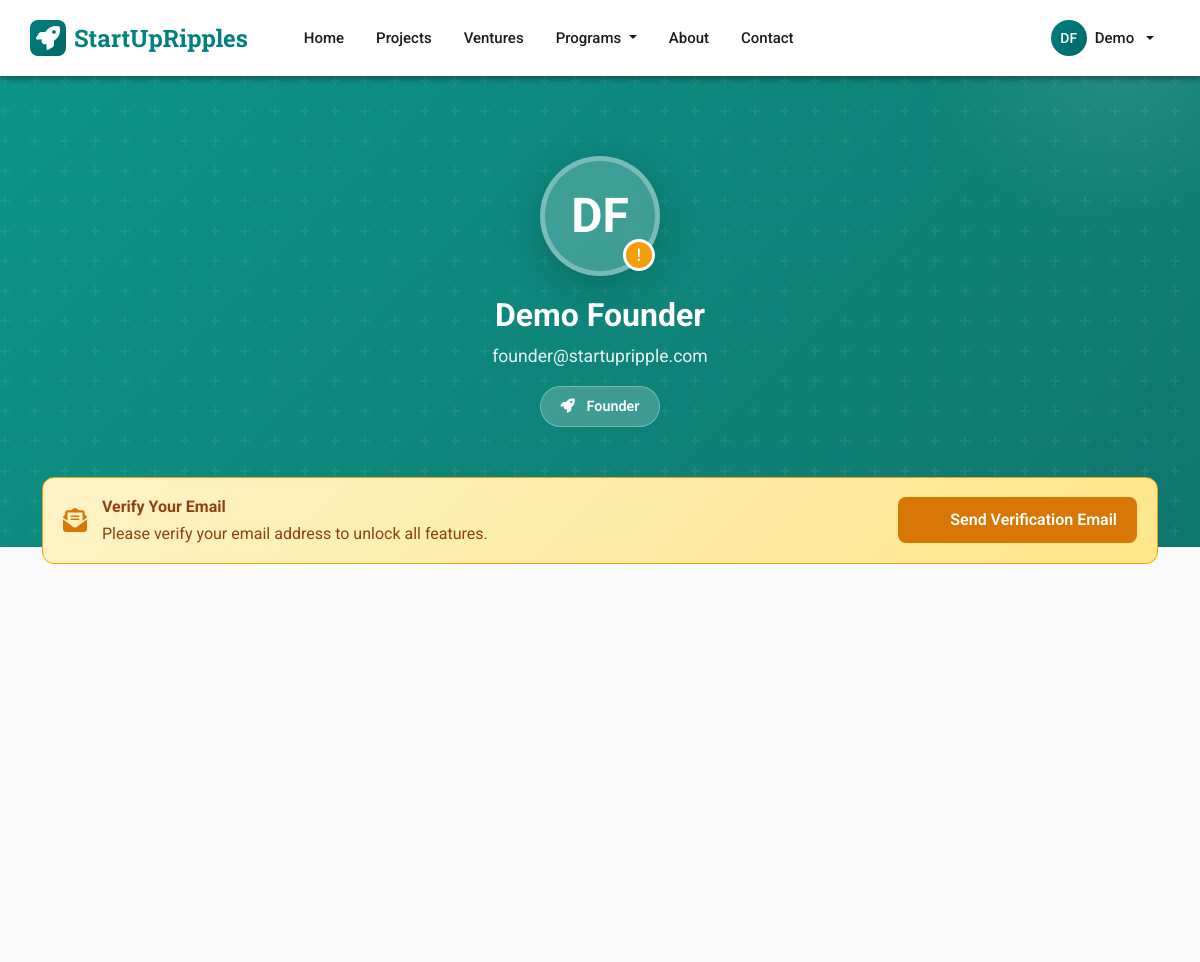
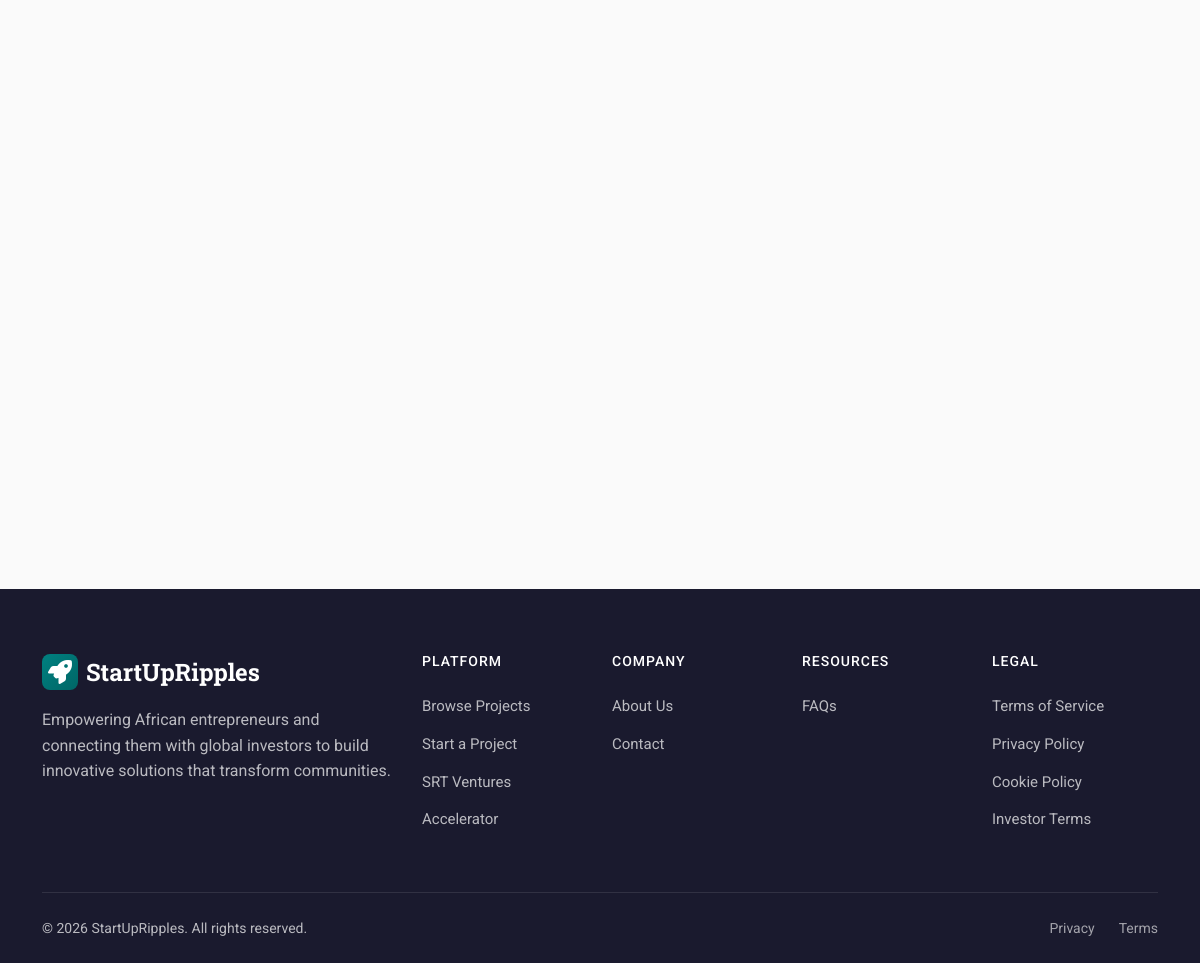
Page /accounts/profile/ (signed in) on the committed database (2 pictures, top to bottom).
### apps/cms/models.py (models this page shows, shortened)
class SiteSettings(models.Model):
    site_name = models.CharField(max_length=100, default='StartUpRipples')
    logo = models.ImageField(upload_to='site/logo/', blank=True)
    favicon = models.ImageField(upload_to='site/favicon/', blank=True)
    primary_color = models.CharField(max_length=7, default='#28a745')
    secondary_color = models.CharField(max_length=7, default='#2c3e50')
    founder_registration_fee = models.DecimalField(
        max_digits=10, decimal_places=2, default=5.00,
        help_text="Registration fee for Founders in USD"
    )
    investor_registration_fee = models.DecimalField(
        max_digits=10, decimal_places=2, default=25.00,
        help_text="Registration fee for Investors in USD"
    )
    usd_to_ngn_rate = models.DecimalField(
        max_digits=10, decimal_places=2, default=1600.00,
        help_text="Exchange rate: 1 USD = X NGN"
    )
    @classmethod
    def load(cls):
        obj, created = cls.objects.get_or_create(pk=1)
        return obj
    class Meta:
        verbose_name_plural = "Site Settings"

### apps/accounts/models.py (models this page shows, shortened)
class CustomUser(AbstractUser):
    USER_TYPES = (
        ('', 'Select User Type'),
        ('founder', 'Founder'),
        ('donor', 'Donor/Pledger'),
        ('investor', 'Investor'),
        ('partner', 'SRT Partner'),
    )
    user_type = models.CharField(max_length=20, choices=USER_TYPES, blank=False, null=False)
    phone_number = models.CharField(max_length=20)
    profile_completed = models.BooleanField(default=False)
    location = models.CharField(max_length=100, blank=True, null=True)
    address_line1 = models.CharField(max_length=255, blank=True, null=True)
    address_line2 = models.CharField(max_length=255, blank=True, null=True)
    city = models.CharField(max_length=100, blank=True, null=True)
    state_province = models.CharField(max_length=100, blank=True, null=True)
    postal_code = models.CharField(max_length=20, blank=True, null=True)
    country = models.CharField(max_length=100, blank=True, null=True)
    email_verified = models.BooleanField(default=False)
    registration_fee_paid = models.BooleanField(default=False)
    is_srt_partner = models.BooleanField(default=False, help_text="User has SRT Partner capabilities")
    srt_partner_since = models.DateTimeField(null=True, blank=True, help_text="Date when user became an SRT partner")
    profile_image = models.ImageField(upload_to='profile_images/', blank=True, null=True, help_text="User profile photo")
    email = models.EmailField(unique=True)
    USERNAME_FIELD = 'email'
    REQUIRED_FIELDS = ['username']

### apps/accounts/views.py (the view)
# urls.py: path('profile/', views.profile_view, name='profile_view'),
@login_required
def profile_view(request):
    user = request.user
    founder_profile = None
    investor_profile = None
    partner_profile = None
    if user.user_type == 'founder':
        founder_profile = getattr(user, 'founderprofile', None)
    elif user.user_type == 'investor':
        investor_profile = getattr(user, 'investorprofile', None)
    elif user.user_type == 'partner':
        partner_profile = getattr(user, 'partnerprofile', None)
    context = {
        'user': user,
        'founder_profile': founder_profile,
        'investor_profile': investor_profile,
        'partner_profile': partner_profile,
    }
    return render(request, 'accounts/profile_view.html', context)

### apps/accounts/templates/accounts/profile_view.html (shortened to what this page needs)
{% extends 'base.html' %}
{% load static %}
{% block content %}
<section class="profile-hero">
    <div class="container">
        <div class="hero-content text-center">
            <div class="profile-avatar-wrapper d-inline-block">
                {% if user.profile_image %}
                    <img src="{{ user.profile_image.url }}" alt="{{ user.get_full_name }}" class="profile-avatar">
                {% elif user.user_type == 'founder' and founder_profile and founder_profile.image %}
                    <img src="{{ founder_profile.image.url }}" alt="{{ user.get_full_name }}" class="profile-avatar">
                {% elif user.user_type == 'partner' and partner_profile and partner_profile.image %}
                    <img src="{{ partner_profile.image.url }}" alt="{{ user.get_full_name }}" class="profile-avatar">
                {% else %}
                    <div class="profile-avatar-placeholder">
                        {{ user.first_name|slice:":1"|upper }}{{ user.last_name|slice:":1"|upper }}
                    </div>
                {% endif %}
                {% if user.email_verified %}
                    <div class="verification-badge verified" title="Email Verified">
                        <i class="fas fa-check"></i>
                    </div>
                {% else %}
                    <div class="verification-badge unverified" title="Email Not Verified">
                    </div>
                {% endif %}
            </div>
            <h1 class="profile-name">{{ user.first_name }} {{ user.last_name }}</h1>
            <p class="profile-email">{{ user.email }}</p>
            <div class="user-type-badge">
                {% if user.user_type == 'founder' %}
                    <i class="fas fa-rocket"></i>
                {% elif user.user_type == 'investor' %}
                    <i class="fas fa-chart-line"></i>
                {% elif user.user_type == 'partner' %}
                    <i class="fas fa-handshake"></i>
                {% else %}
                    <i class="fas fa-heart"></i>
                {% endif %}
                {{ user.get_user_type_display }}
            </div>
        </div>
    </div>
</section>
<div class="container profile-content">
    {% if not user.email_verified %}
    <div class="verification-alert">
        <div class="alert-content">
            <i class="fas fa-envelope-open-text"></i>
            <div class="alert-text">
                <strong>Verify Your Email</strong>
                <span>Please verify your email address to unlock all features.</span>
            </div>
        </div>
        <form action="{% url 'accounts:initiate_email_verification' %}" method="post" style="display: inline;">
            <button type="submit" class="btn-verify">
                <i class="fas fa-paper-plane me-2"></i>Send Verification Email
            </button>
        </form>
    </div>
    {% endif %}
    <div class="row">
        <div class="col-lg-8">
        </div>
        <div class="col-lg-4">
            <div class="quick-stats">
            </div>
        </div>
    </div>
</div>
{% endblock %}

### templates/base.html (shortened to what this page needs)
<!DOCTYPE html>
<html lang="en">
<head>
    <link href="https://cdn.jsdelivr.net/npm/bootstrap@5.3.2/dist/css/bootstrap.min.css" rel="stylesheet">
    <link href="https://cdnjs.cloudflare.com/ajax/libs/font-awesome/6.4.2/css/all.min.css" rel="stylesheet">
    {% load static %}
    <link rel="stylesheet" href="{% static 'css/partner-dashboard.css' %}">
</head>
<body class="{% block body_class %}{% endblock %}">
    <nav class="navbar navbar-expand-lg navbar-md fixed-top">
        <div class="container navbar-inner">
            <a class="navbar-brand" href="{% url 'projects:home' %}">
                {% if site_settings and site_settings.logo %}
                <img src="{{ site_settings.logo.url }}" alt="{{ site_settings.site_name|default:'StartUpRipple' }}" style="height: 40px; width: auto;">
                {% else %}
                <span class="brand-icon"><i class="fas fa-rocket"></i></span>
                {% endif %}
                {{ site_settings.site_name|default:'StartUpRipple' }}
            </a>
            <div class="collapse navbar-collapse" id="navbarNav">
                <ul class="navbar-nav me-auto ms-lg-4">
                    <li class="nav-item">
                        <a class="nav-link" href="{% url 'projects:home' %}">Home</a>
                    </li>
                    <li class="nav-item">
                        <a class="nav-link" href="{% url 'projects:project_list' %}">Projects</a>
                    </li>
                    <li class="nav-item">
                        <a class="nav-link" href="{% url 'projects:venture_list' %}">Ventures</a>
                    </li>
                    <li class="nav-item dropdown">
                        <a class="nav-link dropdown-toggle" href="#" role="button" data-bs-toggle="dropdown">
                            Programs
                        </a>
                    </li>
                    <li class="nav-item">
                        <a class="nav-link" href="{% url 'cms:about_page' %}">About</a>
                    </li>
                    <li class="nav-item">
                        <a class="nav-link" href="{% url 'cms:contact_page' %}">Contact</a>
                    </li>
                </ul>
                <ul class="navbar-nav align-items-lg-center">
                    {% if user.is_authenticated %}
                    <li class="nav-item dropdown d-none d-lg-block">
                        <a class="nav-link dropdown-toggle d-flex align-items-center gap-2" href="#" role="button" data-bs-toggle="dropdown">
                            <span class="user-avatar">{{ user.first_name|slice:":1" }}{{ user.last_name|slice:":1" }}</span>
                            <span>{{ user.first_name|default:user.email }}</span>
                        </a>
                    </li>
                    {% endif %}
                </ul>
            </div>
        </div>
    </nav>
    <main>
        {% block content %}{% endblock %}
    </main>
    <footer class="footer-md">
        <div class="container">
            <div class="row g-4">
                <div class="col-lg-4 col-md-6">
                    <div class="footer-brand">
                        {% if site_settings and site_settings.logo %}
                        <img src="{{ site_settings.logo.url }}" alt="{{ site_settings.site_name|default:'StartUpRipple' }}" style="height: 40px; width: auto;">
                        {% else %}
                        <span class="brand-icon"><i class="fas fa-rocket"></i></span>
                        {% endif %}
                        {{ site_settings.site_name|default:'StartUpRipple' }}
                    </div>
                    <p class="mb-4">Empowering African entrepreneurs and connecting them with global investors to build innovative solutions that transform communities.</p>
                </div>
                <div class="col-lg-2 col-md-6">
                    <h6>Platform</h6>
                    <ul class="footer-links">
                        <li><a href="{% url 'projects:project_list' %}">Browse Projects</a></li>
                        <li><a href="{% url 'projects:create_project' %}">Start a Project</a></li>
                        <li><a href="{% url 'srt:venture_list' %}">SRT Ventures</a></li>
                        <li><a href="{% url 'incubator:incubator_page' %}">Accelerator</a></li>
                    </ul>
                </div>
                <div class="col-lg-2 col-md-6">
                    <h6>Company</h6>
                    <ul class="footer-links">
                        <li><a href="{% url 'cms:about_page' %}">About Us</a></li>
                        <li><a href="{% url 'cms:contact_page' %}">Contact</a></li>
                    </ul>
                </div>
                <div class="col-lg-2 col-md-6">
                    <h6>Resources</h6>
                    <ul class="footer-links">
                        <li><a href="{% url 'cms:contact_page' %}">FAQs</a></li>
                    </ul>
                </div>
                <div class="col-lg-2 col-md-6">
                    <h6>Legal</h6>
                    <ul class="footer-links">
                        <li><a href="{% url 'cms:terms_of_service' %}">Terms of Service</a></li>
                        <li><a href="{% url 'cms:privacy_policy' %}">Privacy Policy</a></li>
                        <li><a href="{% url 'cms:cookie_policy' %}">Cookie Policy</a></li>
                        <li><a href="{% url 'cms:investor_terms' %}">Investor Terms</a></li>
                    </ul>
                </div>
            </div>
            <div class="footer-bottom-md">
                <div class="row align-items-center">
                    <div class="col-md-6 text-center text-md-start">
                        <p>&copy; {% now "Y" %} {{ site_settings.site_name|default:'StartUpRipple' }}. All rights reserved.</p>
                    </div>
                    <div class="col-md-6">
                        <div class="footer-bottom-links">
                            <a href="{% url 'cms:privacy_policy' %}">Privacy</a>
                            <a href="{% url 'cms:terms_of_service' %}">Terms</a>
                        </div>
                    </div>
                </div>
            </div>
        </div>
    </footer>
</body>
</html>

### rows in the picture
SiteSettings: site_name "StartUpRipples"
CustomUser: first_name "D", last_name "F", first_name "Demo", last_name "Founder", email "founder@startupripple.com", user_type "Founder"
